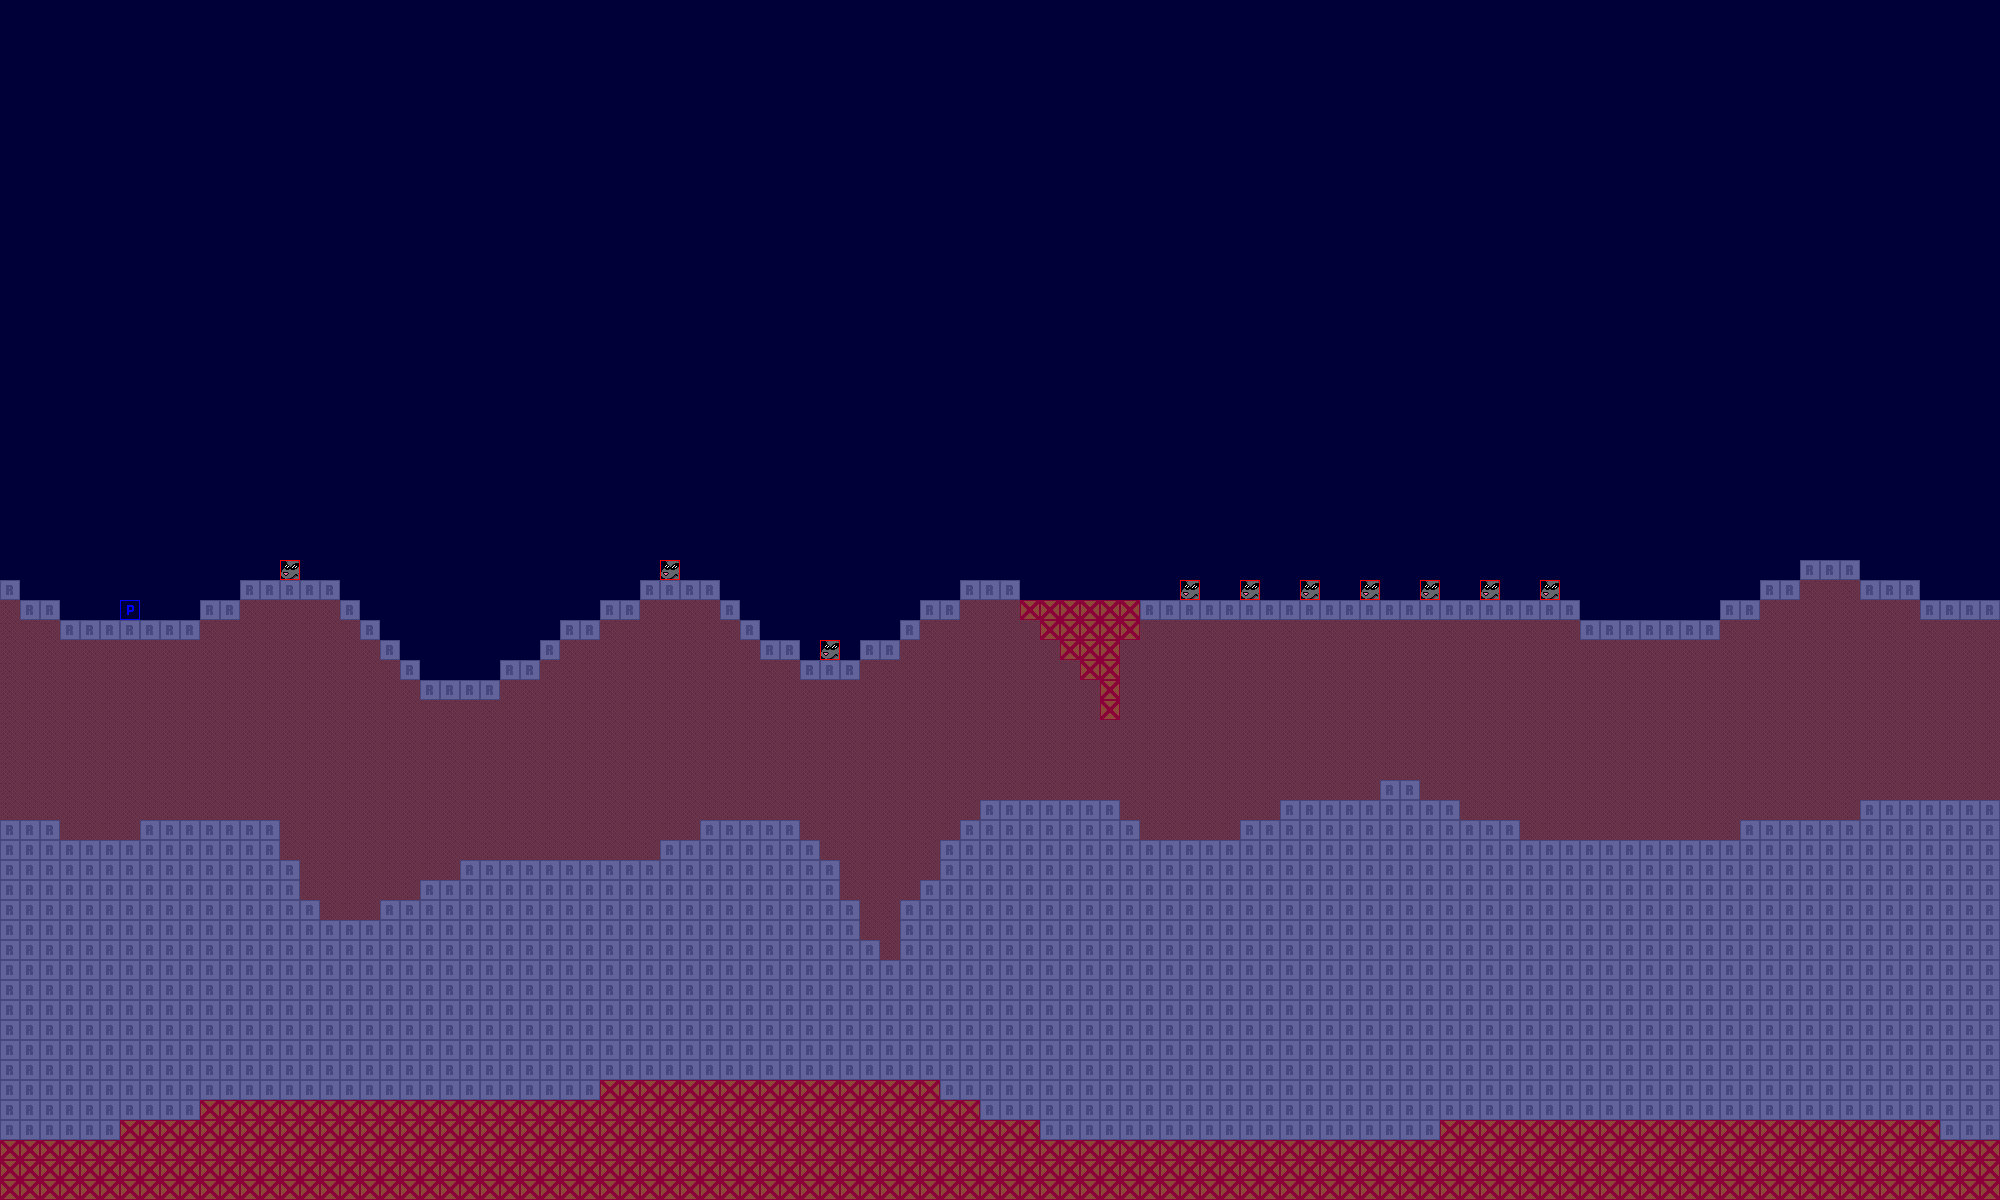

This game map was drawn from its Tiled (.tmx) file and the tilesets committed beside it. A one-line description and the trimmed map source follow:
An orthogonal 100x60 tile map with 20x20 px tiles, 4 tile layers (Background, Foreground, Blending, Entities), 1 hidden layer not drawn, 3 tilesets.

<map version="1.10" tiledversion="1.11.0" orientation="orthogonal" renderorder="right-down" width="100" height="60" tilewidth="20" tileheight="20" infinite="0" nextlayerid="6" nextobjectid="1">
 <tileset firstgid="1" name="Tiles" tilewidth="20" tileheight="20" tilecount="80" columns="4">
  <image source="imagenes/tiles.png" width="80" height="400" />
 </tileset>
 <tileset firstgid="81" source="Entspawn.tsx" />
 <tileset firstgid="161" source="Blending.tsx" />
 <layer id="1" name="Background" width="100" height="60">
  <data>[6000 cells, 0 non-empty, 0 distinct tile ids]</data>
 </layer>
 <layer id="2" name="Foreground" width="100" height="60">
  <data>[6000 cells, 2959 non-empty, 3 distinct tile ids]</data>
 </layer>
 <layer id="5" name="Blending" width="100" height="60">
  <data>[6000 cells, 6000 non-empty, 1 distinct tile ids]</data>
 </layer>
 <layer id="3" name="Colisiones" width="100" height="60" visible="0">
  <data>[6000 cells, 106 non-empty, 1 distinct tile ids]</data>
 </layer>
 <layer id="4" name="Entities" width="100" height="60">
  <data>[6000 cells, 11 non-empty, 2 distinct tile ids]</data>
 </layer>
</map>
